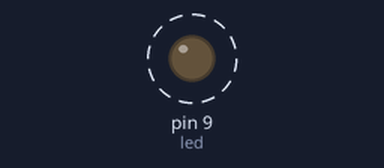
Bench run of a sketch on a simulated Arduino Uno, built with avr-gcc and run on an emulated ATmega328P. Parts: output pins drawn as LEDs (lit = HIGH). Dashed ring = blinking.

Above: at 0.1 s.
Timing chart, 0 to 3.0 s (numbered marks = the images above):
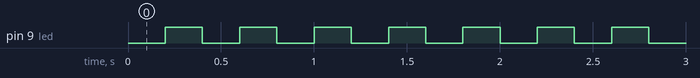

Measured:
- by itself, pin 9 (led): alternates HIGH for 0.20 s and LOW for 0.20 s

The sketch:

Blink_Without_Delay.ino
```cpp
int led = 9;
int ledState = LOW;
unsigned long previousMillis = 0;

void setup()
{
  pinMode(led, OUTPUT);

}

void loop()
{

  unsigned long currentMillis = millis();

  if ( currentMillis - previousMillis >= 200) {
    previousMillis = currentMillis;

          if (ledState == LOW) {
            ledState = HIGH;
          } else {
            ledState = LOW;
          }

    digitalWrite(led, ledState);

  }
}
```
